Frame 1 (no input): blank canvas, image omitted
Frame 60 (the mouse pressed at the canvas centre just before this capture): blank canvas, image omitted
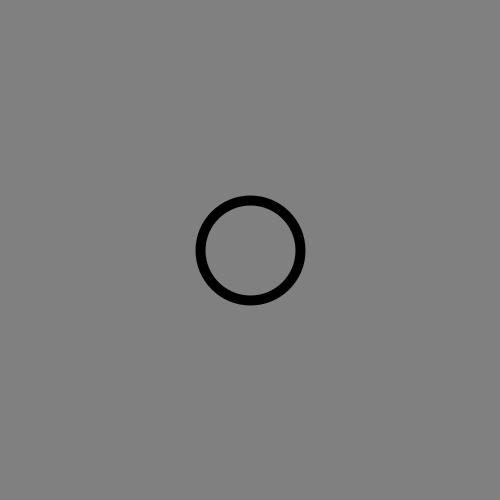
Frame 120 (the mouse held since frame 60 and released just before this capture)

The Processing sketch whose frames 1 and 60 were blank and that drew this single picture after the mouse press (run headless with seeded random() and noise(); from frame 60 on, the mouse is pressed at the canvas centre):

// Processing sketch: sketch_250506a
// ── sketch_250506a.pde
// CONDICIONALES: sirven para limitar acciones o tomar deciciones
// - CONDICION: una expresión booleana (verdadero/falso)
// - eEstructura IF: el contenido entre llaves se ejecuta sólo si la condicion entre parentesis es verdadera
// EVENTOS: la pregunta del cuando, expande la posibilidad a interaccion con mouse y teclado
// -- hay una condicion intrinsica en cada evento, que determina la ejecuccion del codigo entre llaves
// -- combinando con variables, podemos reasignar valores a lo que se dibuja en el draw

color relleno = color(128);
int borde = 0;

void setup() {  //CUANDO se inicia el programa, una sola vez
  size( 500, 500 );
}

void draw() {  //CUANDO se termina de ejecutar el setup, ciclicamente e infinitamente hasta parar el programa
  background( relleno );

  noFill();
  strokeWeight( borde );
  circle( mouseX, mouseY, 100 );
}

void keyPressed() {  //CUANDO se tofca una tecla del teclado
  relleno = color(200, 0, 0);
}

void keyReleased() {  //CUANDO se suelta la tecla del teclado
  relleno = color( 0 );
}

void mousePressed() {  //CUANDO se presiona el mouse
  borde = 10;
}

void mouseReleased() {  //CUANDO se suelta el clic del mouse
  borde = 0;
}

void mouseMoved() {  //CUANDO se mueve el mouse
  //borde = 100;  //PENDIENTE condicionales para que funcione correctamente
}
